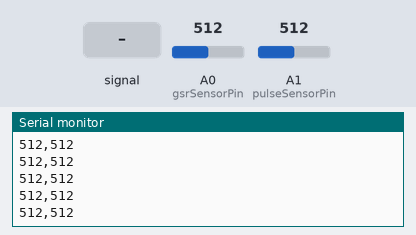
The sketch below on a simulated Arduino Uno, built with avr-gcc and run on an emulated ATmega328P. Parts: the last lines printed to the serial monitor. Inputs (shaded band) come from the test bench; at power-on: A0 (gsrSensorPin) = 512, A1 (pulseSensorPin) = 512.

Above: at 1.2 s.
1.3 s: A1 (pulseSensorPin) fed a 200 Hz sine of ±81 counts around its level
At 1.8 s:
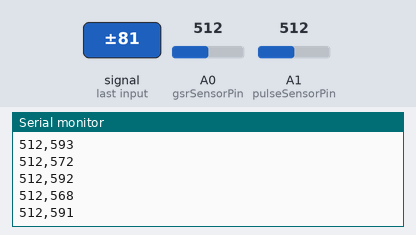
2.8 s: A0 (gsrSensorPin) set to 716
At 3.7 s:
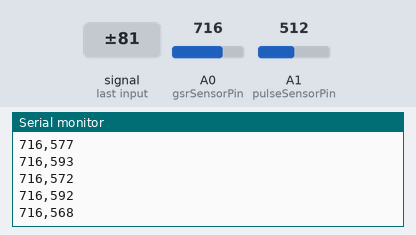
4.3 s: A1 (pulseSensorPin) set to 716
At 5.4 s:
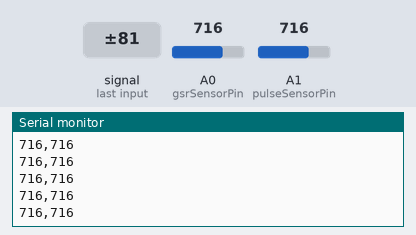
5.8 s: A1 (pulseSensorPin) fed a 1000 Hz sine of ±255 counts around its level
At 6.3 s:
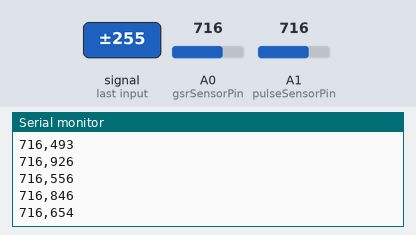
7.3 s: A0 (gsrSensorPin) set to 900
At 8.1 s:
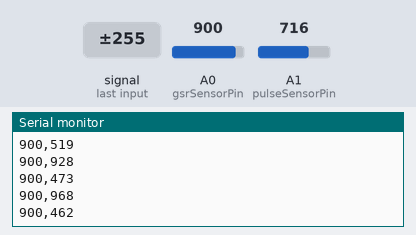
8.8 s: A1 (pulseSensorPin) set to 900
At 9.5 s:
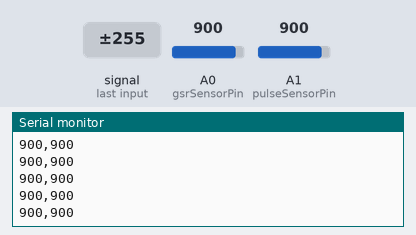
Timing chart, 0 to 11.3 s (numbered marks = the images above; inputs shaded):
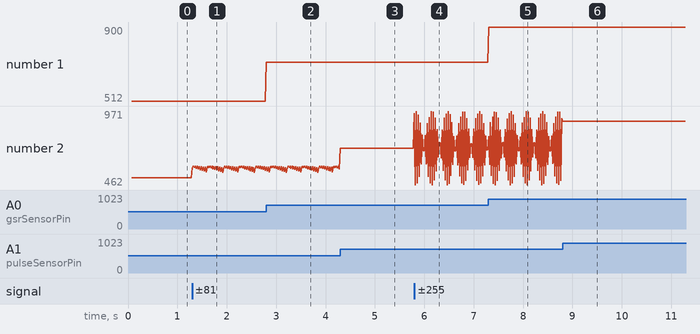

Measured:
- after the input at 1.3 s, the serial monitor: prints a new line at once (image 1)
- after the input at 2.8 s, the serial monitor: prints a new line at once (image 2)
- after the input at 4.3 s, the serial monitor: prints a new line at once (image 3)
- after the input at 5.8 s, the serial monitor: prints a new line at once (image 4)
- after the input at 7.3 s, the serial monitor: prints a new line at once (image 5)
- plotted number 1: 512 → 716 after the input at 2.8 s, 716 → 900 after the input at 7.3 s
- plotted number 2: 512 → 560 after the input at 1.3 s, 716 → 706 after the input at 5.8 s

The sketch:

PolygraphSensorHub.ino
```cpp
// Pin definitions
const int gsrSensorPin = A0;
const int pulseSensorPin = A1;

// Sampling interval management
unsigned long previousMillis = 0;
const long sampleIntervalMs = 20; // 50 Hz sampling rate

void setup() {
  Serial.begin(9600);
  while (!Serial); // Wait for serial port to connect

  Serial.println(F("System Initialized: USB Polygraph Online"));
  Serial.println(F("Format: GSR_Value, Pulse_Value"));
}

void loop() {
  unsigned long currentMillis = millis();

  // Non-blocking sampling loop
  if (currentMillis - previousMillis >= sampleIntervalMs) {
    previousMillis = currentMillis;

    int gsrRawValue = analogRead(gsrSensorPin);
    int pulseRawValue = analogRead(pulseSensorPin);

    // Stream comma-separated values for serial plotting or external processing
    Serial.print(gsrRawValue);
    Serial.print(F(","));
    Serial.println(pulseRawValue);
  }
}
```
